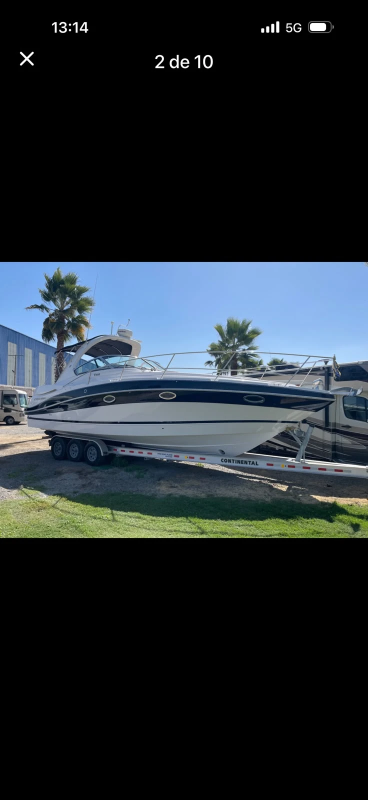
#> input picture cotizaciones/four-winns-338-luis-toledo/fotos/originales/four-winns-338-costado.webp, 736 x 1600 px (shown at 1/2 size)
$ python -i arreglar-fotos.py   (imports and definitions only)
#> lines starting #> are read from the running program, lines starting #| are printed output that depends on the picture
#!/usr/bin/env python3
# -*- coding: utf-8 -*-
"""
Arregla las fotos que envía el cliente por WhatsApp para poder usarlas en una
cotización.

El problema típico: el cliente manda capturas de pantalla del iPhone. La foto
real ocupa una franja al centro y el resto es negro, con la barra de estado
(hora, señal, batería), el contador "3 de 10" y la X de cerrar. Pegar eso tal
cual en una cotización se ve mal.

Qué hace:
  1. Recorta las franjas negras superior e inferior (y de paso se lleva la
     barra de estado y el contador, que viven dentro de esa zona negra).
  2. Recorta también los bordes negros laterales, si los hay.
  3. Endereza el encuadre a una relación 4:3 recortando desde el centro, para
     que todas las fotos entren parejas en la grilla de la cotización.
  4. Corrige un poco contraste y color (las fotos de celular a pleno sol
     suelen salir lavadas) y reescala a un ancho estándar.
  5. Guarda un JPEG optimizado, listo para el HTML y para imprimir a PDF.

Las imágenes que ya vienen bien (por ejemplo el render de referencia) pasan sin
recorte: no encuentra franjas negras y sólo se normaliza el tamaño.

Uso:
    python3 arreglar-fotos.py
    python3 arreglar-fotos.py --entrada fotos/originales --salida fotos/procesadas

Requiere Pillow:  pip install Pillow
"""

import argparse
import sys
from pathlib import Path

try:
    from PIL import Image, ImageEnhance, ImageOps
except ImportError:
    sys.exit("Falta Pillow. Instálalo con:  pip install Pillow")

EXTENSIONES = {".jpg", ".jpeg", ".png", ".webp", ".heic", ".bmp", ".tif", ".tiff"}

# Un píxel se considera "negro de relleno" bajo este nivel de luminancia (0-255).
UMBRAL_NEGRO = 22
# Porcentaje de píxeles negros que debe tener una fila/columna para recortarla.
PROPORCION_NEGRA = 0.985

ANCHO_SALIDA = 1600          # px, suficiente para imprimir la cotización en A4
ASPECTO_SALIDA = 4 / 3       # relación uniforme para la grilla de fotos
CALIDAD_JPEG = 88


def _es_linea_negra(luminancias):
    """True si casi todos los píxeles de la fila/columna son negros."""
    negros = sum(1 for v in luminancias if v <= UMBRAL_NEGRO)
    return negros >= len(luminancias) * PROPORCION_NEGRA


def _banda_mas_larga(es_negra):
    """
    Dada la lista de filas (o columnas) marcadas como negras, devuelve el tramo
    contiguo de NO negras más largo: (inicio, fin) inclusive, o None.

    Buscamos el tramo más largo en vez de recortar desde los bordes porque la
    zona negra del iPhone no es negro puro: lleva la hora, la señal, la batería,
    el contador "3 de 10" y la X. Esas líneas sueltas con texto blanco frenarían
    un recorte por bordes y dejarían medio marco negro dentro de la foto.
    """
    mejor = actual = None
    for i, negra in enumerate(es_negra):
        if negra:
            actual = None
            continue
        actual = (i, i) if actual is None else (actual[0], i)
        if mejor is None or (actual[1] - actual[0]) > (mejor[1] - mejor[0]):
            mejor = actual
    return mejor


def recortar_bordes_negros(img):
    """Aísla la foto real dentro de la captura, descartando el relleno negro."""
    gris = img.convert("L")
    ancho, alto = gris.size
    px = gris.load()

    # Muestreamos columnas/filas en vez de leerlas enteras: es igual de fiable
    # para detectar relleno sólido y mucho más rápido en fotos grandes.
    cols = list(range(0, ancho, max(1, ancho // 160)))
    filas = list(range(0, alto, max(1, alto // 160)))

    banda_v = _banda_mas_larga([_es_linea_negra([px[c, f] for c in cols]) for f in filas])
    if banda_v is None:
        return img, False
    # Si la banda llega al primer/último muestreo, la foto sigue hasta el borde:
    # ajustamos a la imagen real para no perder píxeles por el paso de muestreo.
    arriba = 0 if banda_v[0] == 0 else filas[banda_v[0]]
    abajo = alto - 1 if banda_v[1] == len(filas) - 1 else filas[banda_v[1]]

    # Las columnas se evalúan sólo dentro de la banda vertical ya encontrada,
    # para que el negro de arriba y abajo no contamine la medición.
    filas_banda = [f for f in filas if arriba <= f <= abajo]
    banda_h = _banda_mas_larga(
        [_es_linea_negra([px[c, f] for f in filas_banda]) for c in cols]
    )
    if banda_h is None:
        return img, False
    izq = 0 if banda_h[0] == 0 else cols[banda_h[0]]
    der = ancho - 1 if banda_h[1] == len(cols) - 1 else cols[banda_h[1]]

    # Si el recorte deja menos del 15% de la imagen algo salió mal (una foto
    # genuinamente oscura, por ejemplo): en ese caso no tocamos nada.
    if (abajo - arriba) < alto * 0.15 or (der - izq) < ancho * 0.15:
        return img, False

    recorte = (izq, arriba, min(der + 1, ancho), min(abajo + 1, alto))
    if recorte == (0, 0, ancho, alto):
        return img, False
    return img.crop(recorte), True


def encuadrar(img, aspecto=ASPECTO_SALIDA):
    """Recorta desde el centro hasta dejar la relación de aspecto pedida."""
    ancho, alto = img.size
    actual = ancho / alto
    if abs(actual - aspecto) < 0.01:
        return img
    if actual > aspecto:            # demasiado ancha -> recortamos a los lados
        nuevo_ancho = int(alto * aspecto)
        x = (ancho - nuevo_ancho) // 2
        return img.crop((x, 0, x + nuevo_ancho, alto))
    nuevo_alto = int(ancho / aspecto)   # demasiado alta -> recortamos arriba/abajo
    y = (alto - nuevo_alto) // 2
    return img.crop((0, y, ancho, y + nuevo_alto))


def realzar(img):
    """Contraste, color y nitidez suaves. Sin exagerar: es una foto, no un filtro."""
    img = ImageEnhance.Contrast(img).enhance(1.07)
    img = ImageEnhance.Color(img).enhance(1.06)
    img = ImageEnhance.Sharpness(img).enhance(1.15)
    return img


def preparar(origen):
    """Abre, recorta y encuadra. Devuelve (imagen, medidas originales, recortada)."""
    img = Image.open(origen)
#> img is the input picture: PIL image 736x1600 RGB; mean R, G, B 35.5, 43.1, 48.4
    img = ImageOps.exif_transpose(img)      # respeta la orientación del celular
    img = img.convert("RGB")
    medidas_originales = img.size
#> medidas_originales = (736, 1600)

    img, recortada = recortar_bordes_negros(img)
#> in recortar_bordes_negros, `gris = img.convert("L")`:
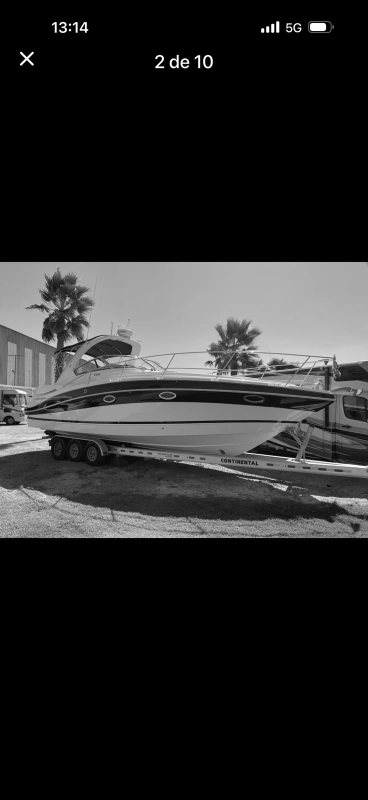
#> gris: PIL image 736x1600 L (shown at 1/2 size); min 0, max 255, mean 41.4
#> in _es_linea_negra, `negros = sum(1 for v in luminancias if v <= UMBRAL_NEGRO)`: negros = 184
#> the loop in _banda_mas_larga, `for i, negra in enumerate(es_negra):` made 160 passes
#> (negra, mejor) on passes 6, 7, 14, 57, 58, 59, 60: (False, (5, 5)), (False, (5, 6)), (False, (11, 13)), (False, (53, 56)), (False, (53, 57)), (False, (53, 58)), (False, (53, 59))
#> mejor on passes 61 to 66: (53, 60), (53, 61), (53, 62), (53, 63), (53, 64), (53, 65)
#> after the loop in _banda_mas_larga, `for i, negra in enumerate(es_negra):`: mejor = (53, 107)
#> in recortar_bordes_negros, `arriba = 0 if banda_v[0] == 0 else filas[banda_v[0]]`: arriba = 530
#> in recortar_bordes_negros, `abajo = alto - 1 if banda_v[1] == len(filas) - 1 else filas[banda_v[1]]`: abajo = 1070
#> in recortar_bordes_negros, `filas_banda = [f for f in filas if arriba <= f <= abajo]`: filas_banda = 55 values from 530 to 1070
#> the loop in _banda_mas_larga (call 2), `for i, negra in enumerate(es_negra):` made 184 passes
#> mejor on passes 1 to 12: (0, 0), (0, 1), (0, 2), (0, 3), (0, 4), (0, 5), (0, 6), (0, 7), (0, 8), (0, 9), (0, 10), (0, 11)
#> in recortar_bordes_negros, `banda_h = _banda_mas_larga( [_es_linea_negra([px[c, f] for f in filas_..`: banda_h = (0, 183)
#> in recortar_bordes_negros, `izq = 0 if banda_h[0] == 0 else cols[banda_h[0]]`: izq = 0
#> in recortar_bordes_negros, `der = ancho - 1 if banda_h[1] == len(cols) - 1 else cols[banda_h[1]]`: der = 735
#> in recortar_bordes_negros, `recorte = (izq, arriba, min(der + 1, ancho), min(abajo + 1, alto))`: recorte = (0, 530, 736, 1071)
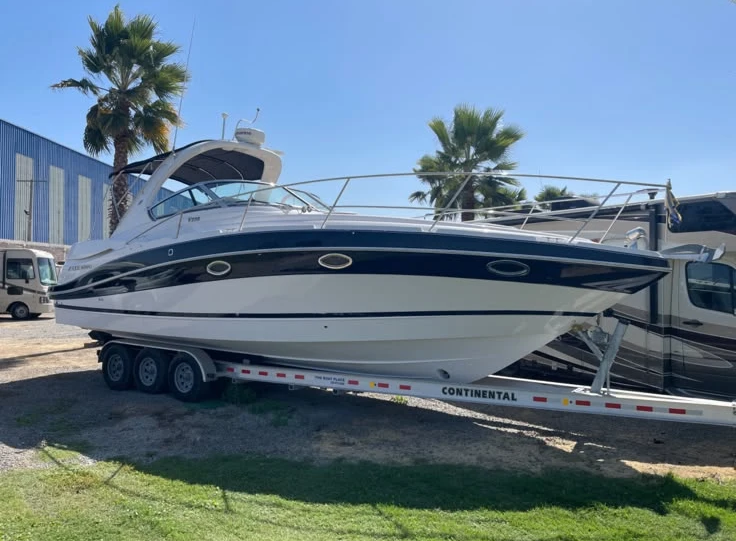
#> img: PIL image 736x541 RGB; mean R, G, B 100.3, 122, 137.7
#> recortada = True
    img = encuadrar(img)
#> in encuadrar, `return img.crop((x, 0, x + nuevo_ancho, alto))`:
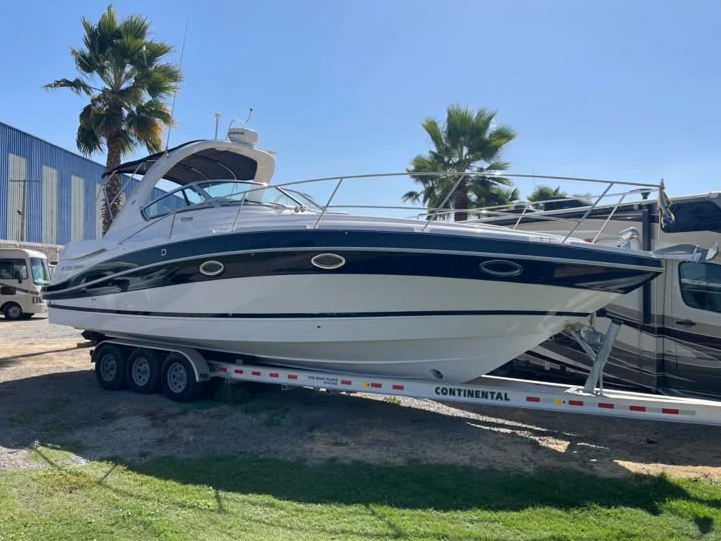
#> returned value: PIL image 721x541 RGB; mean R, G, B 100.2, 122, 137.6

    if img.width != ANCHO_SALIDA:
        alto = round(img.height * ANCHO_SALIDA / img.width)
#> alto = 1201
        img = img.resize((ANCHO_SALIDA, alto), Image.LANCZOS)
#> img: PIL image 1600x1201 RGB

    return realzar(img), medidas_originales, recortada


def guardar(img, destino):
    destino.parent.mkdir(parents=True, exist_ok=True)
    img.save(destino, "JPEG", quality=CALIDAD_JPEG, optimize=True, progressive=True)


# Los cuatro huecos que muestra index.html, en orden.
HUECOS = [
    ("referencia-piso-gris-claro", "referencia de acabado"),
    ("four-winns-338-perfil",      "perfil completo"),
    ("four-winns-338-costado",     "costado y superestructura"),
    ("four-winns-338-popa",        "popa y plataforma"),
]
NOMBRES = [h[0] for h in HUECOS]


# [108 lines left out: functions repartir, main, not called in this run]


# [2 lines not run here, left out]

>>> result = preparar('fotos/originales/four-winns-338-costado.webp')

$ run again, on cotizaciones/four-winns-338-luis-toledo/fotos/procesadas/four-winns-338-costado.jpg
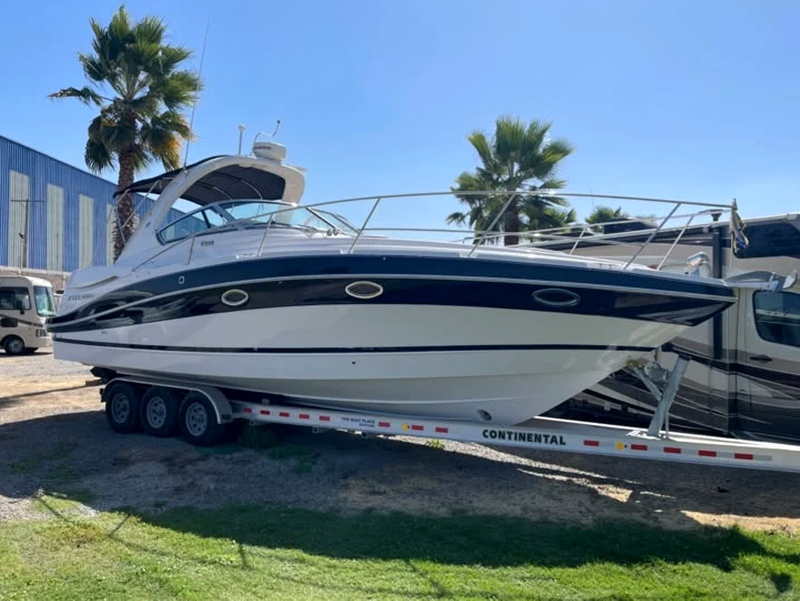
#> input picture cotizaciones/four-winns-338-luis-toledo/fotos/procesadas/four-winns-338-costado.jpg, 1600 x 1201 px (shown at 1/2 size)
#> in preparar, img is the input picture: PIL image 1600x1201 RGB; mean R, G, B 97, 121.5, 139.1
#> in recortar_bordes_negros, `gris = img.convert("L")`:
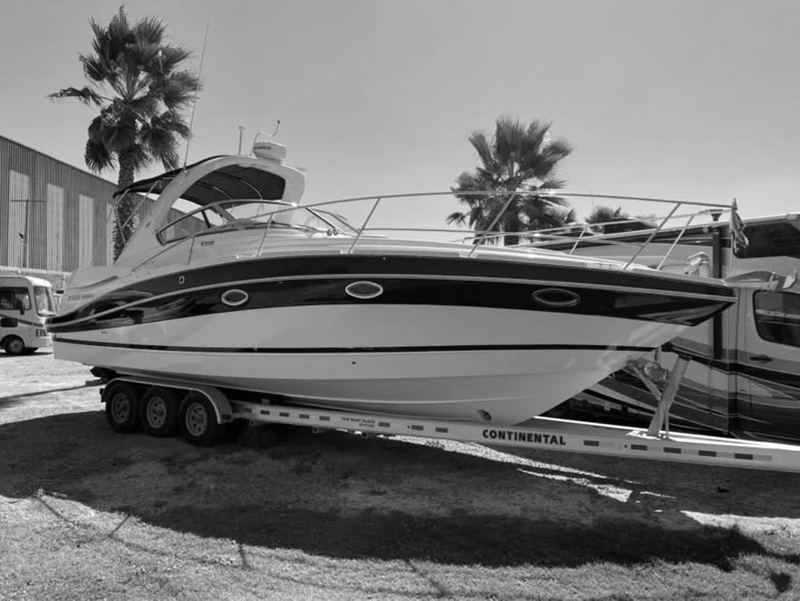
#> gris: PIL image 1600x1201 L (shown at 1/2 size); min 0, max 255, mean 116.2
#> negros = 0
#> the loop in _banda_mas_larga, `for i, negra in enumerate(es_negra):` made 172 passes
#> mejor on passes 1 to 8: (0, 0), (0, 1), (0, 2), (0, 3), (0, 4), (0, 5), (0, 6), (0, 7)
#> after the loop in _banda_mas_larga, `for i, negra in enumerate(es_negra):`: mejor = (0, 171)
#> arriba = 0
#> abajo = 1200
#> filas_banda = 172 values from 0 to 1197
#> the loop in _banda_mas_larga (call 2), `for i, negra in enumerate(es_negra):` made 160 passes
#> banda_h = (0, 159)
#> izq = 0
#> der = 1599
#> recorte = (0, 0, 1600, 1201)
#> recortada = False

$ run again, on cotizaciones/four-winns-338-luis-toledo/fotos/procesadas/four-winns-338-popa.jpg
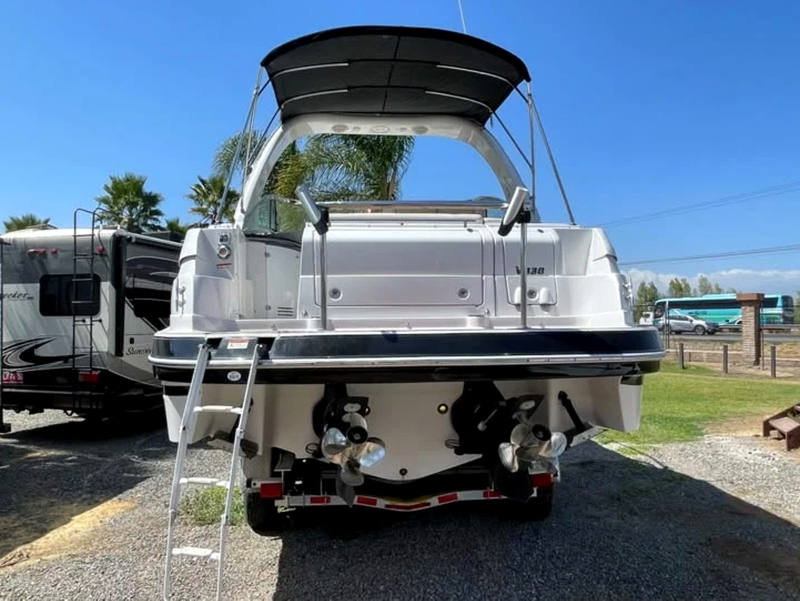
#> input picture cotizaciones/four-winns-338-luis-toledo/fotos/procesadas/four-winns-338-popa.jpg, 1600 x 1201 px (shown at 1/2 size)
#> in preparar, img is the input picture: PIL image 1600x1201 RGB; mean R, G, B 93.1, 114.1, 134.5
#> in recortar_bordes_negros, `gris = img.convert("L")`:
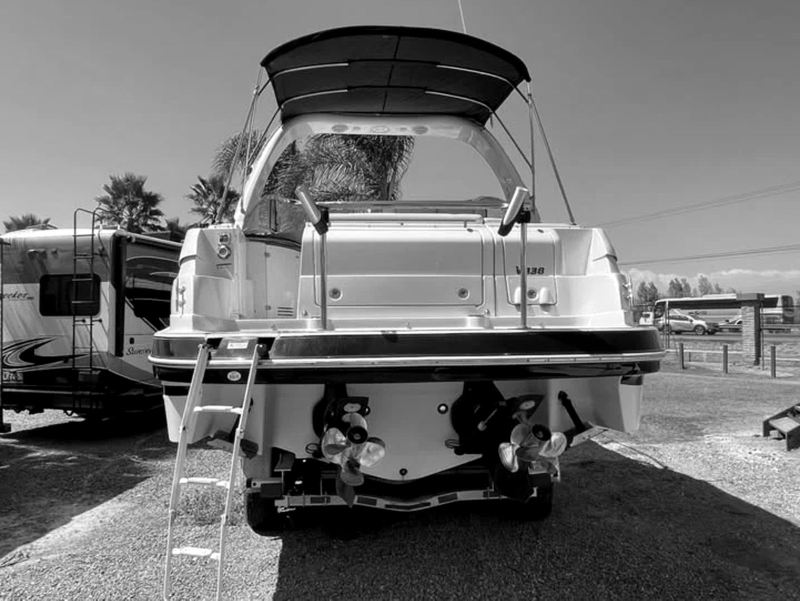
#> gris: PIL image 1600x1201 L (shown at 1/2 size); min 0, max 255, mean 110.1
#> negros = 0
#> the loop in _banda_mas_larga, `for i, negra in enumerate(es_negra):` made 172 passes
#> mejor on passes 1 to 8: (0, 0), (0, 1), (0, 2), (0, 3), (0, 4), (0, 5), (0, 6), (0, 7)
#> after the loop in _banda_mas_larga, `for i, negra in enumerate(es_negra):`: mejor = (0, 171)
#> arriba = 0
#> abajo = 1200
#> filas_banda = 172 values from 0 to 1197
#> the loop in _banda_mas_larga (call 2), `for i, negra in enumerate(es_negra):` made 160 passes
#> banda_h = (0, 159)
#> izq = 0
#> der = 1599
#> recorte = (0, 0, 1600, 1201)
#> recortada = False
